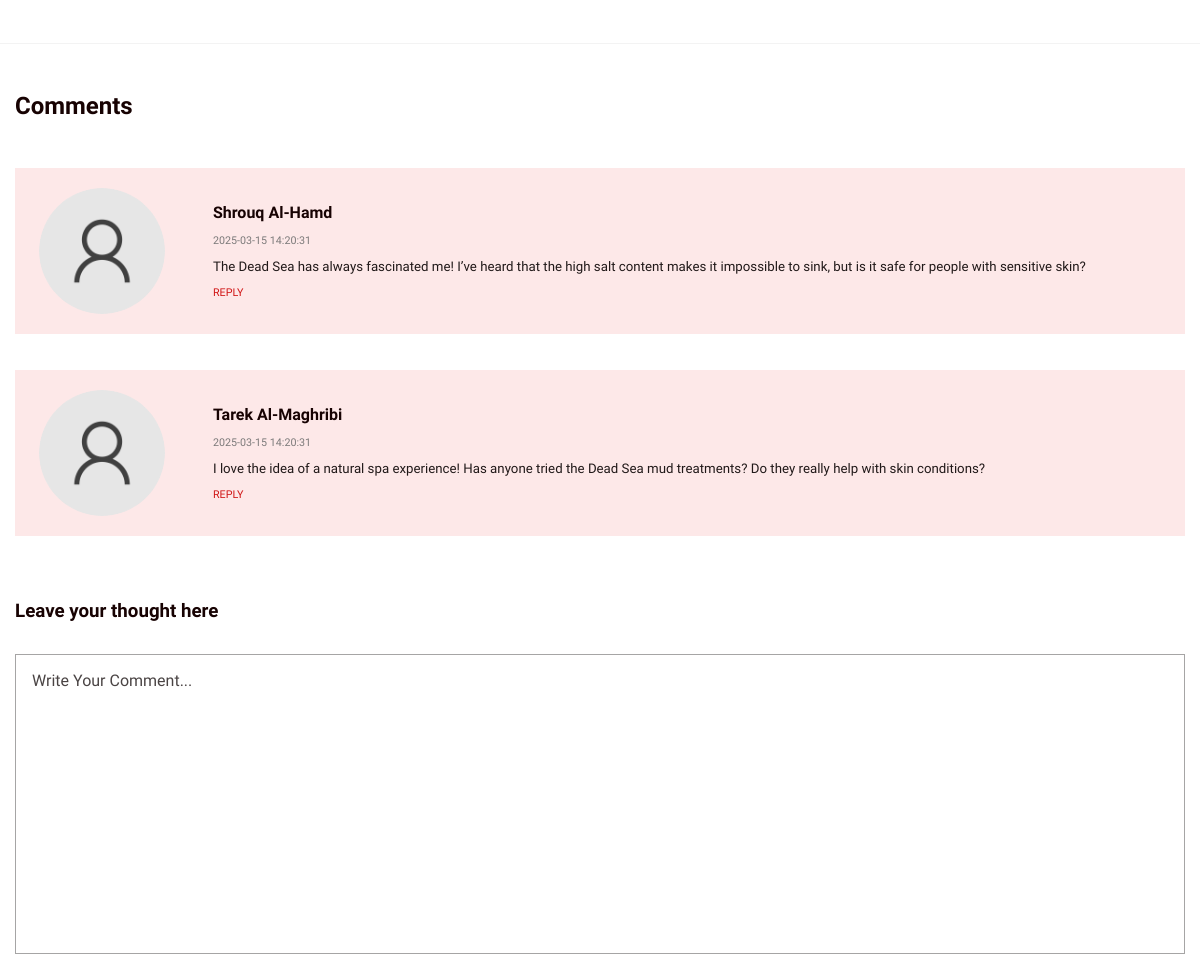
The app's page /single-blog.php?id=14 (middle part), older data.
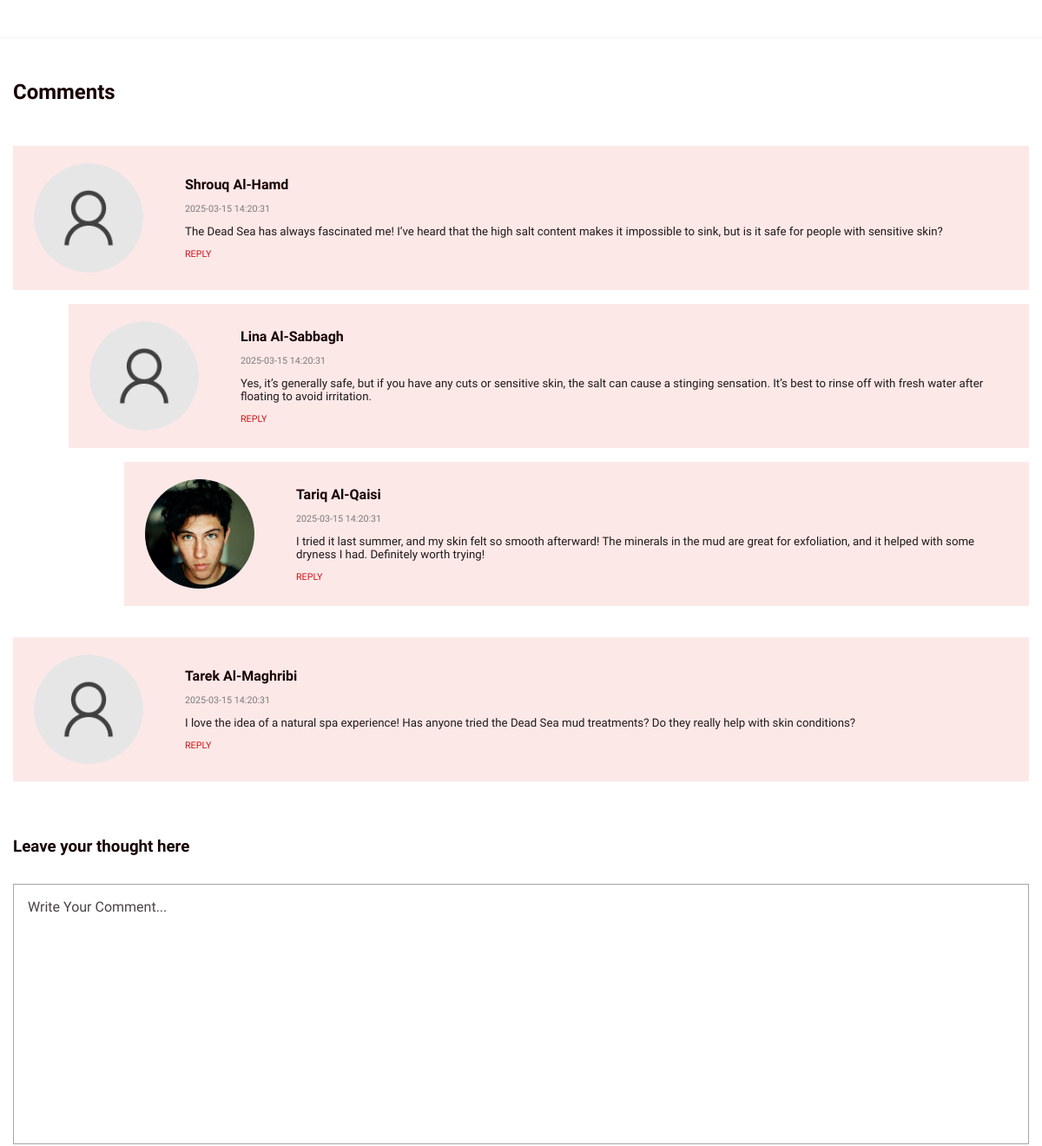
The same page, newer data.
### tables this page shows
CREATE TABLE `blog_comments` (
  `id` int(11) NOT NULL,
  `blog_id` int(11) NOT NULL,
  `user_id` int(11) NOT NULL,
  `comment` text NOT NULL,
  `parent_comment_id` int(11) DEFAULT NULL,
  `created_at` timestamp NOT NULL DEFAULT current_timestamp()
);

CREATE TABLE `users` (
  `id` int(11) NOT NULL,
  `first_name` varchar(50) NOT NULL,
  `last_name` varchar(50) NOT NULL,
  `email` varchar(100) NOT NULL,
  `password` varchar(255) NOT NULL,
  `profile_image` varchar(255) DEFAULT NULL,
  `gender` enum('Male','Female') DEFAULT NULL,
  `about_me` text DEFAULT NULL,
  `location` varchar(255) DEFAULT NULL,
  `role` enum('Guest','Owner') DEFAULT 'Guest',
  `created_at` timestamp NOT NULL DEFAULT current_timestamp(),
  `is_private` enum('yes','no') NOT NULL DEFAULT 'no'
);

### single-blog.php (the view, shortened to what this page needs)
<?php
include 'header.php';
$blog_id = isset($_GET['id']) ? (int)$_GET['id'] : 0;
?>
<main>
    <div class="single-blog">
        <div class="single-blog_comments">
            <div class="comments">
                <h2 class="comments_counter">Comments</h2>
                <div class="comments_container">
                    <?php
                    $comments_query = "
                        SELECT blog_comments.id, blog_comments.comment, blog_comments.created_at,
                               blog_comments.parent_comment_id,
                               users.first_name, users.last_name, users.profile_image
                        FROM blog_comments
                        JOIN users ON blog_comments.user_id = users.id
                        WHERE blog_comments.blog_id = ?
                        ORDER BY blog_comments.parent_comment_id ASC, blog_comments.created_at ASC";
                    $stmt = $conn->prepare($comments_query);
                    $stmt->bind_param("i", $blog_id);
                    $stmt->execute();
                    $comments_result = $stmt->get_result();
                    $comments = $comments_result->fetch_all(MYSQLI_ASSOC);
                    $grouped_comments = [];
                    foreach ($comments as $comment) {
                        $parent_id = $comment['parent_comment_id'] ?? 0;
                        $grouped_comments[$parent_id][] = $comment;
                    }
                    ?>
                    <div class="comments_container">
                        <?php
                        function display_comments($grouped_comments, $parent_id = 0) {
                            if (!empty($grouped_comments[$parent_id])) {
                                foreach ($grouped_comments[$parent_id] as $comment): ?>
                                    <div class="comments_container--single <?php echo $parent_id == 0 ? 'main-comment' : 'reply-comment'; ?>">
                                        <div class="comment">
                                            <div class="comment_img">
                                                <img src="<?php echo htmlspecialchars($comment['profile_image'] ?: 'assets/images/profiles/pro_null.png'); ?>" alt="User Profile">
                                            </div>
                                            <div class="comment_content">
                                                <h4 class="comment_content--name">
                                                    <?php echo htmlspecialchars($comment['first_name'] . ' ' . $comment['last_name']); ?>
                                                </h4>
                                                <p class="comment_content--date"><?php echo htmlspecialchars($comment['created_at']); ?></p>
                                                <p class="comment_content--text"><?php echo htmlspecialchars($comment['comment']); ?></p>
                                                <a href="#" class="comment_content--reply">REPLY</a>
                                            </div>
                                        </div>
                                        <?php
                                        if (!empty($grouped_comments[$comment['id']])): ?>
                                            <div class="replies">
                                                <?php display_comments($grouped_comments, $comment['id']); ?>
                                            </div>
                                        <?php endif; ?>
                                    </div>
                                <?php endforeach;
                            }
                        }
                        display_comments($grouped_comments);
                        ?>
                    </div>
                </div>
            </div>
        </div>
        <form class="single-blog_thought" method="POST" action="submit_comment.php">
            <h2 class="single-blog_thought--title">Leave your thought here</h2>
            <textarea name="comment" placeholder="Write your comment..."></textarea>
        </form>
    </div>
</main>
<?php include 'footer.php'; ?>

### header.php (shortened to what this page needs)
<!DOCTYPE html>
<html lang="en">
<head>
    <link href="css/main.css" rel="stylesheet">
    <link href="https://cdnjs.cloudflare.com/ajax/libs/font-awesome/6.5.1/css/all.min.css" rel="stylesheet">
</head>
<body>

### footer.php (shortened to what this page needs)
   </body>
</html>

### css/main.css (style rules this page uses)
*, *::after, *::before { margin: 0; padding: 0; box-sizing: inherit; }
html { font-family: "Lexend Tera", serif; font-size: 62.5%; scroll-behavior: smooth; }
body { box-sizing: border-box; background-color: white; }
body p { font-size: 16px; }
.single-blog P { font-size: 1.6rem; color: #3C3434; }
.single-blog h2 { font-size: 1.872rem; color: #170202; font-weight: 600; }
.single-blog a { text-decoration-color: #D01515; }
.single-blog_comments { padding-top: 4.8rem; border-top: 0.1rem #F3F3F3 solid; }
.single-blog_comments .comments { width: 100%; padding-right: 15px; padding-left: 15px; margin-right: auto; margin-left: auto; }
@media only screen and (min-width: 62em) and (max-width: 75em) { .single-blog_comments .comments { max-width: 1140px; } }
@media only screen and (min-width: 75em) and (max-width: 87.5em) { .single-blog_comments .comments { max-width: 1300px; } }
.single-blog_comments .comments_counter { font-size: 2.4rem; color: #170202; font-weight: 600; margin-bottom: 4.8rem; }
.single-blog_comments .comments_container { display: flex; flex-direction: column; gap: 3.6rem; }
.single-blog_comments .comments_container--single { display: flex; flex-direction: column; gap: 1.6rem; }
.single-blog_comments .comments_container--single .comment { padding: 2rem 2.4rem; display: flex; align-items: center; gap: 4.8rem; background-color: #FDE8E8; }
.single-blog_comments .comments_container--single .comment_img { width: 12.6rem; height: 12.6rem; border-radius: 100%; }
.single-blog_comments .comments_container--single .comment_img img { height: 100%; border-radius: 100%; -o-object-fit: cover; object-fit: cover; }
.single-blog_comments .comments_container--single .comment_content { display: flex; flex-direction: column; gap: 1.2rem; }
.single-blog_comments .comments_container--single .comment_content--name { color: #170202; font-size: 1.6rem; font-weight: 600; }
.single-blog_comments .comments_container--single .comment_content--date { color: #7C7A7A; font-size: 1.072rem; }
.single-blog_comments .comments_container--single .comment_content--text { color: #211919; font-size: 1.328rem; }
.single-blog_comments .comments_container--single .comment_content--reply { color: #D01515; font-size: 1.072rem; text-decoration: none; transition: all 0.3s; }
.single-blog_comments .comments_container--single .reply-comment { margin-left: 6.4rem; }
.single-blog_thought { width: 100%; padding-right: 15px; padding-left: 15px; margin-right: auto; margin-left: auto; margin-top: 6.4rem; }
@media only screen and (min-width: 62em) and (max-width: 75em) { .single-blog_thought { max-width: 1140px; } }
@media only screen and (min-width: 75em) and (max-width: 87.5em) { .single-blog_thought { max-width: 1300px; } }
.single-blog_thought--title { color: #170202; font-size: 2.4rem; }
.single-blog_thought textarea { margin-top: 3.2rem; margin-bottom: 2.4rem; resize: none; width: 100%; height: 30rem; padding: 1.6rem; border: 0.1rem solid #A6A5A5; transition: all 0.3s; font-size: 1.6rem; font-family: inherit; }
.single-blog_thought textarea::placeholder { color: #4A4444; text-transform: capitalize; }

Row changes from the older to the newer data that the page shows:
now on this page (row edited): blog_comments: user.last_name "Lina Al-Sabbagh", created_at "2025-03-15 14:20:31", comment "Yes, it’s generally safe, but if you have any cuts or sensitive skin, the salt can cause a stinging sensation. It’s best to rinse off with fresh water after floating to avoid irritation.", shown under "Shrouq Al-Hamd"
now on this page (row edited): blog_comments: user.profile_image (picture), user.last_name "Tariq Al-Qaisi", created_at "2025-03-15 14:20:31", comment "I tried it last summer, and my skin felt so smooth afterward! The minerals in the mud are great for exfoliation, and it helped with some dryness I had. Definitely worth trying!", shown under "Lina Al-Sabbagh"
